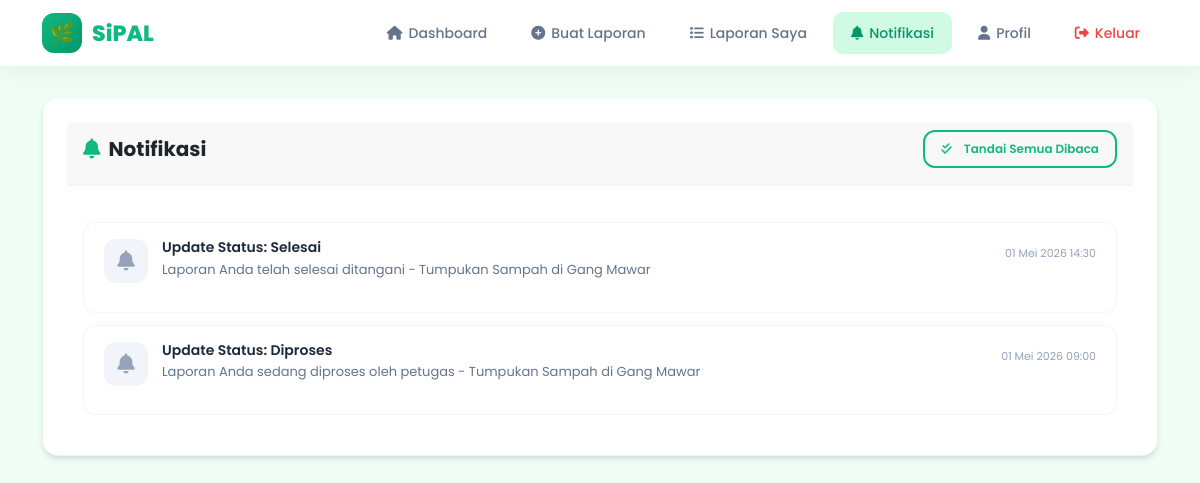
/user/notifikasi.php (signed in), run on the app's committed database.
### tables this page shows
CREATE TABLE notifikasi (
    id INT AUTO_INCREMENT PRIMARY KEY,
    user_id INT,
    admin_id INT,
    judul VARCHAR(200) NOT NULL,
    pesan TEXT NOT NULL,
    tipe VARCHAR(50) DEFAULT 'umum',
    is_read TINYINT(1) DEFAULT 0,
    created_at DATETIME DEFAULT CURRENT_TIMESTAMP,
    FOREIGN KEY (user_id) REFERENCES users(id) ON DELETE CASCADE,
    FOREIGN KEY (admin_id) REFERENCES admins(id) ON DELETE SET NULL
);

### includes/config.php (called while the page is built, shortened)
<?php
function formatTanggal($datetime) {
    $bulan = ['', 'Jan', 'Feb', 'Mar', 'Apr', 'Mei', 'Jun', 'Jul', 'Agu', 'Sep', 'Okt', 'Nov', 'Des'];
    $t = strtotime($datetime);
    return date('d', $t) . ' ' . $bulan[date('n', $t)] . ' ' . date('Y H:i', $t);
}
?>

### user/notifikasi.php (the view, shortened to what this page needs)
<?php
require_once '../includes/config.php';
require_once '../includes/functions.php';
$user = getUserData();
$page = max(1, intval($_GET['page'] ?? 1));
$limit = 15;
$offset = ($page - 1) * $limit;
$stmt = $conn->prepare("SELECT * FROM notifikasi WHERE user_id = ? ORDER BY created_at DESC LIMIT ? OFFSET ?");
$stmt->bind_param("iii", $user['id'], $limit, $offset);
$stmt->execute();
$notifs = $stmt->get_result()->fetch_all(MYSQLI_ASSOC);
?>
<!DOCTYPE html>
<html lang="id">
<head>
    <link href="https://cdn.jsdelivr.net/npm/bootstrap@5.3.2/dist/css/bootstrap.min.css" rel="stylesheet">
    <link rel="stylesheet" href="../assets/css/style.css">
    <link rel="stylesheet" href="../assets/css/user.css">
    <link rel="stylesheet" href="https://cdnjs.cloudflare.com/ajax/libs/font-awesome/6.4.2/css/all.min.css">
</head>
<body class="user-layout">
    <nav class="user-navbar">
        <div class="container">
            <a href="../index.php" class="user-nav-brand">
                <div class="logo-icon">🌿</div>
                <span>SiPAL</span>
            </a>
            <div class="user-nav-menu">
                <a href="dashboard.php" class="user-nav-link"><i class="fas fa-home"></i> Dashboard</a>
                <a href="laporan_baru.php" class="user-nav-link"><i class="fas fa-plus-circle"></i> Buat Laporan</a>
                <a href="laporan_saya.php" class="user-nav-link"><i class="fas fa-list"></i> Laporan Saya</a>
                <a href="notifikasi.php" class="user-nav-link active"><i class="fas fa-bell"></i> Notifikasi</a>
                <a href="profil.php" class="user-nav-link"><i class="fas fa-user"></i> Profil</a>
                <a href="../logout.php" class="user-nav-link" style="color: #ef4444;"><i class="fas fa-sign-out-alt"></i> Keluar</a>
            </div>
        </div>
    </nav>
    <div class="user-dashboard">
        <div class="container">
            <div class="card animate-fade-in">
                <div class="card-header" style="border-bottom: 2px solid #f1f5f9;">
                    <h5 style="font-weight: 700; margin: 0;"><i class="fas fa-bell me-2 text-primary"></i>Notifikasi</h5>
                    <a href="?read_all=1" class="btn btn-sm btn-outline"><i class="fas fa-check-double me-1"></i>Tandai Semua Dibaca</a>
                </div>
                <div class="notif-list p-3">
                    <?php if (empty($notifs)): ?>
                        <div class="text-center py-5">
                            <div style="font-size: 48px; opacity: 0.3;">🔔</div>
                            <p class="text-gray mt-3">Belum ada notifikasi</p>
                        </div>
                    <?php else: ?>
                        <?php foreach ($notifs as $notif): ?>
                            <div class="notif-item <?= $notif['is_read'] ? '' : 'unread' ?>">
                                <div class="notif-icon" style="background: <?= $notif['is_read'] ? '#f1f5f9' : 'var(--primary-light)' ?>; color: <?= $notif['is_read'] ? '#94a3b8' : 'var(--primary-dark)' ?>;">
                                    <i class="fas fa-bell"></i>
                                </div>
                                <div class="notif-content">
                                    <h5><?= htmlspecialchars($notif['judul']) ?></h5>
                                    <p><?= htmlspecialchars($notif['pesan']) ?></p>
                                </div>
                                <div class="text-end">
                                    <span class="notif-time"><?= formatTanggal($notif['created_at']) ?></span>
                                </div>
                            </div>
                        <?php endforeach; ?>
                    <?php endif; ?>
                </div>
            </div>
        </div>
    </div>
</body>
</html>

### assets/css/style.css (style rules this page uses)
:root { --primary: #10b981; --primary-dark: #059669; --primary-light: #d1fae5; --accent: #f59e0b; --accent-light: #fef3c7; --danger: #ef4444; --danger-light: #fee2e2; --info: #3b82f6; --info-light: #dbeafe; --warning: #f59e0b; --success: #10b981; --dark: #1e293b; --gray: #64748b; --gray-light: #f1f5f9; --white: #ffffff; --bg-user: #f0fdf4; --shadow: 0 4px 6px -1px rgba(0, 0, 0, 0.1), 0 2px 4px -1px rgba(0, 0, 0, 0.06); --shadow-lg: 0 10px 15px -3px rgba(0, 0, 0, 0.1), 0 4px 6px -2px rgba(0, 0, 0, 0.05); --radius: 16px; --radius-sm: 8px; --transition: all 0.3s cubic-bezier(0.4, 0, 0.2, 1); }
* { margin: 0; padding: 0; box-sizing: border-box; }
html { scroll-behavior: smooth; }
body { font-family: 'Poppins', sans-serif; background: var(--bg-user); color: #334155; line-height: 1.6; overflow-x: hidden; }
.animate-fade-in { animation: fadeIn 0.6s ease-out forwards; }
.btn { display: inline-flex; align-items: center; justify-content: center; gap: 8px; padding: 12px 24px; border-radius: 12px; font-weight: 600; font-size: 14px; border: none; cursor: pointer; transition: var(--transition); text-decoration: none; }
.btn-outline { background: transparent; border: 2px solid var(--primary); color: var(--primary); }
.btn-sm { padding: 8px 16px; font-size: 12px; }
.card { background: white; border-radius: var(--radius); box-shadow: var(--shadow); padding: 24px; transition: var(--transition); border: 1px solid rgba(16, 185, 129, 0.1); }
.card-header { display: flex; align-items: center; justify-content: space-between; margin-bottom: 20px; padding-bottom: 16px; border-bottom: 2px solid var(--gray-light); }
.text-primary { color: var(--primary) !important; }

### assets/css/user.css (style rules this page uses)
.user-layout { min-height: 100vh; display: flex; flex-direction: column; }
.user-navbar { background: rgba(255, 255, 255, 0.9); backdrop-filter: blur(16px); border-bottom: 1px solid rgba(16, 185, 129, 0.1); padding: 12px 0; position: sticky; top: 0; z-index: 1000; box-shadow: 0 4px 20px rgba(0,0,0,0.05); }
.user-navbar .container { display: flex; align-items: center; justify-content: space-between; }
.user-nav-brand { font-weight: 800; font-size: 22px; color: var(--primary); text-decoration: none; display: flex; align-items: center; gap: 10px; }
.user-nav-brand .logo-icon { width: 40px; height: 40px; background: linear-gradient(135deg, var(--primary), var(--primary-dark)); border-radius: 12px; display: flex; align-items: center; justify-content: center; color: white; font-size: 20px; }
.user-nav-menu { display: flex; align-items: center; gap: 8px; }
.user-nav-link { padding: 10px 18px; border-radius: 10px; color: #64748b; text-decoration: none; font-weight: 500; font-size: 14px; transition: var(--transition); display: flex; align-items: center; gap: 6px; }
.user-nav-link:hover, .user-nav-link.active { background: var(--primary-light); color: var(--primary-dark); }
.user-dashboard { padding: 30px 0; flex: 1; }
.notif-list { display: flex; flex-direction: column; gap: 12px; }
.notif-item { background: white; border-radius: 12px; padding: 16px 20px; display: flex; align-items: flex-start; gap: 14px; transition: var(--transition); border: 1px solid rgba(16, 185, 129, 0.08); cursor: pointer; }
.notif-item .notif-icon { width: 44px; height: 44px; border-radius: 12px; display: flex; align-items: center; justify-content: center; font-size: 20px; flex-shrink: 0; }
.notif-item .notif-content { flex: 1; }
.notif-item .notif-content h5 { font-size: 14px; font-weight: 600; color: var(--dark); margin-bottom: 4px; }
.notif-item .notif-content p { font-size: 13px; color: var(--gray); line-height: 1.5; }
.notif-item .notif-time { font-size: 11px; color: #94a3b8; white-space: nowrap; }

### data on the page
notifikasi: judul "Update Status: Selesai", pesan "Laporan Anda telah selesai ditangani - Tumpukan Sampah di Gang Mawar", created_at "01 Mei 2026 14:30"
notifikasi: judul "Update Status: Diproses", pesan "Laporan Anda sedang diproses oleh petugas - Tumpukan Sampah di Gang Mawar", created_at "01 Mei 2026 09:00"
